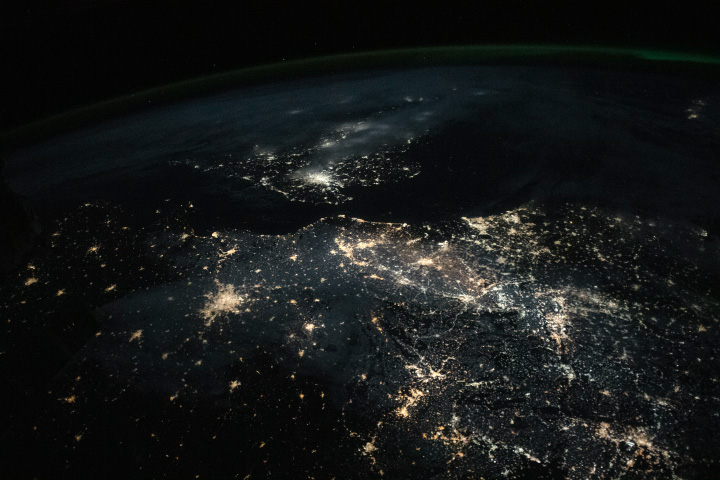
#> input picture test_images/earth_night.jpg, 720 x 480 px
$ python ellipRegersion.py   (older library calls are emulated)
#> lines starting #> are read from the running program, lines starting #| are printed output that depends on the picture; after the words box and inside, x2 and y2 are one past the last pixel; in counts of white or black regions, pixels touching at a corner belong together
import numpy as np
import matplotlib.pyplot as plt
from scipy.optimize import minimize
import cv2

def ellipse_cost(params, data):
    A, B, C, D, E, F = params
    x, y = data[:, 0], data[:, 1]
    # Compute the value of the ellipse equation for each point
    cost = (A * x**2 + B * x * y + C * y**2 + D * x + E * y + F)**2
    back_end = (int)(cost.size * -.8)
    #back_end = -9
    return np.sum(np.sort(cost)[:back_end])

# Initial guess for parameters
def fit(data):
    initial_params = [1, 0, 1, 0, 0, -1]

    # Fit the ellipse to noisy data using optimization
    result = minimize(ellipse_cost, initial_params, args=(data,))
    fitted_params = result.x

    # Extract fitted parameters
    A, B, C, D, E, F = fitted_params
    return fitted_params

# Generate fitted ellipse points for visualization
def generate_fitted_ellipse(A, B, C, D, E, F, num_points=500):
    """
    Generate points on an ellipse using parametric equations for better performance.

    Parameters:
        A, B, C, D, E, F: Coefficients of the general quadratic ellipse equation.
        num_points: Number of points to generate on the ellipse.

    Returns:
        np.array: Array of shape (num_points, 2) containing (x, y) coordinates of the ellipse.
    """
    # Generate theta values for parametric representation
    theta = np.linspace(0, 2 * np.pi, num_points)

    # Calculate the center of the ellipse using partial derivatives
    x_center = (2 * C * D - B * E) / (B**2 - 4 * A * C)
    y_center = (2 * A * E - B * D) / (B**2 - 4 * A * C)

    # Approximate semi-major and semi-minor axes
    semi_major = np.sqrt(abs(F / A))
    semi_minor = np.sqrt(abs(F / C))

    # Generate points parametrically
    x = x_center + semi_major * np.cos(theta)
    y = y_center + semi_minor * np.sin(theta)


    return plt.plot(x, y, label="Optimized Ellipse", color="red", linewidth=2)

def plot(img):
    points = np.argwhere(img == 255)
    x_coords, y_coords = points[:, 1], points[:, 0]  # Note: Flip row and column for plotting
    x_coords -=200
    y_coords -=200
    data = np.vstack((x_coords, y_coords)).T
    A, B, C, D, E, F = fit(data)

    # Plot the noisy data and fitted ellipse
    plt.figure(figsize=(8, 6))
    plt.imshow(img, cmap='gray')
    plt.scatter(x_coords, y_coords, color='green', s=.5)
    generate_fitted_ellipse(A, B, C, D, E, F)
    plt.xlabel("X")
    plt.ylabel("Y")
    #plt.axis("equal")
    plt.show()


image = cv2.imread('test_images/earth_night.jpg', 0 )
#> image: shape (480, 720); min 0, max 255, mean 23.5
threshold = 10


binary_mask = np.where(image < threshold, 255, 0).astype(np.uint8)
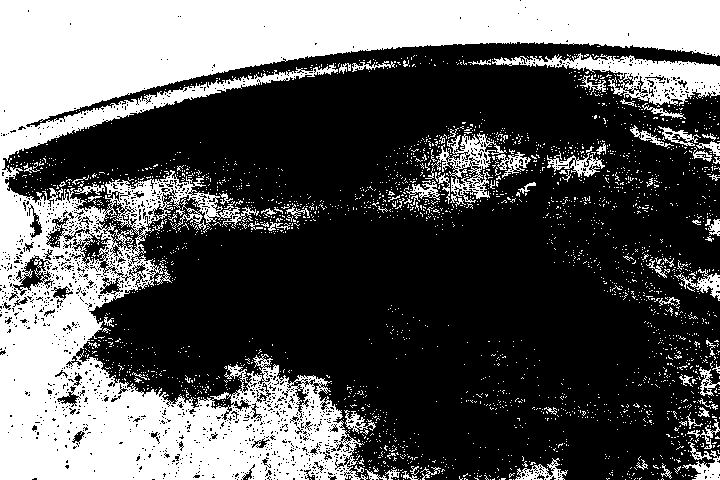
#> binary_mask: shape (480, 720); 34.9% white; 2622 white regions (2539 under 20 px), largest, box (x1, y1, x2, y2) and area: (0, 0, 720, 480) 101190, (492, 53, 720, 106) 4400, (425, 133, 507, 203) 1698
# Apply Gaussian blur to reduce noise
blurred = cv2.GaussianBlur(binary_mask, (3,3), 0)
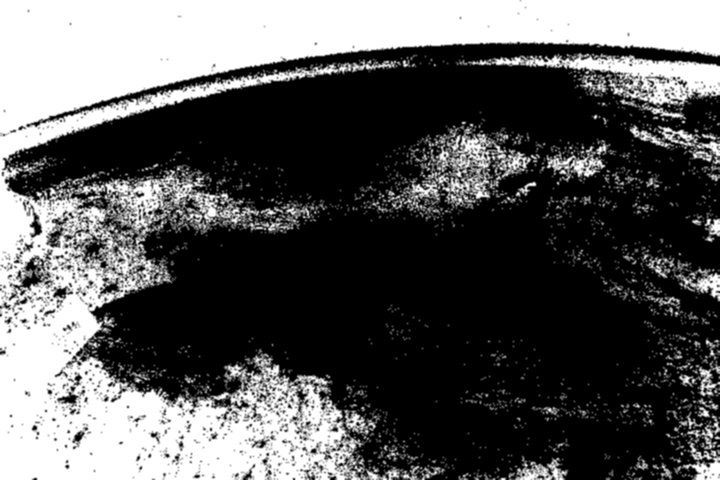
#> blurred: shape (480, 720); min 0, max 255, mean 89

# Apply Laplacian of Gaussian
log = cv2.Laplacian(blurred, cv2.CV_64F)
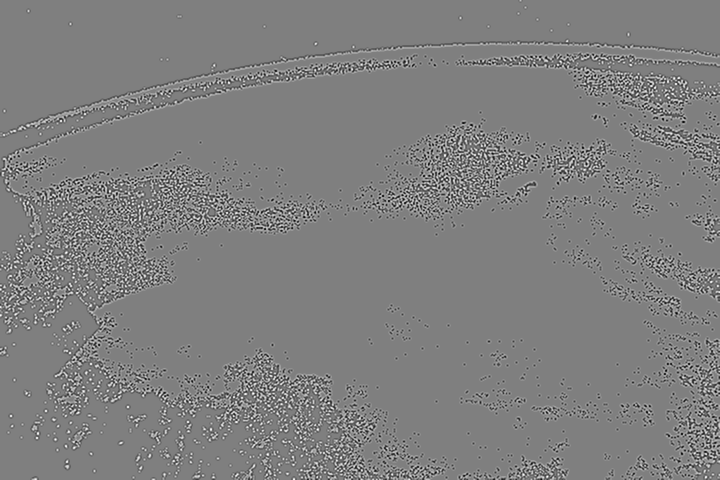
#> log: shape (480, 720) float64; min -255, max 256, mean 0; drawn with min black and max white

# Perform Canny edge detection
canny = cv2.Canny(binary_mask, 100, 200)
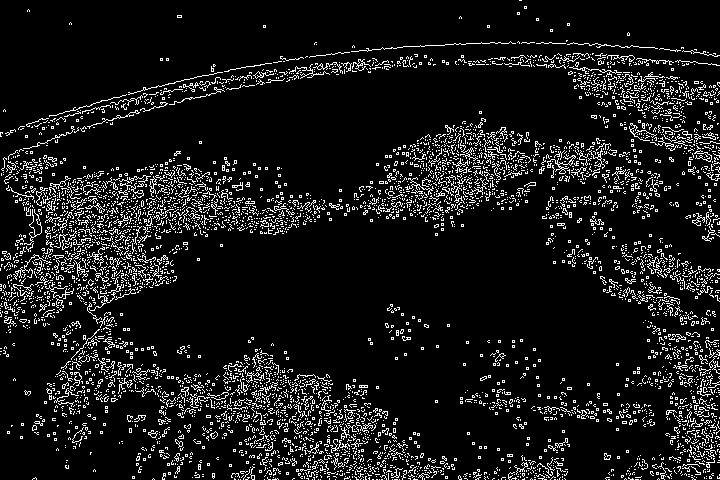
#> canny: shape (480, 720); 9.4% white in thin lines or dots
# Find zero crossings
zero_crossings = np.zeros_like(log)
zero_crossings[:-1, :-1] = np.logical_and(log[:-1, :-1] < 0, log[1:, 1:] > 0) | \
                           np.logical_and(log[:-1, :-1] > 0, log[1:, 1:] < 0)
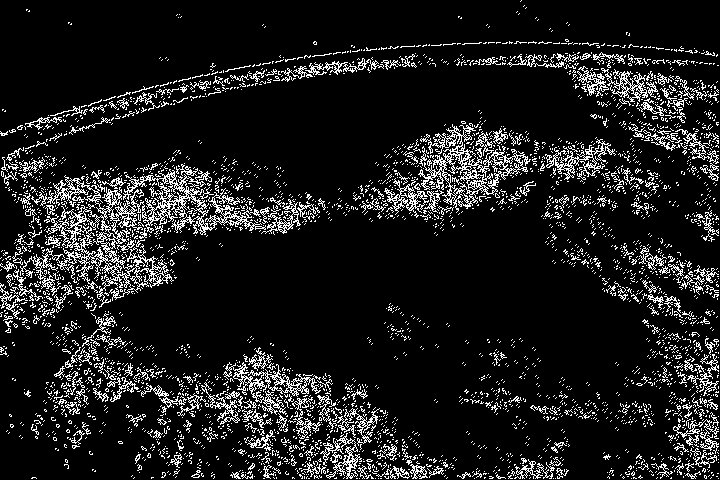
#> zero_crossings: shape (480, 720) float64; values 0 (black) and 1 (white), 11.4% white in thin lines or dots

# Apply thresholding to get strong edges
threshold = 0.1 * np.max(np.abs(log))
#> threshold = 25.6
edges = np.zeros_like(zero_crossings, dtype=np.uint8)
edges[np.abs(log) > threshold] = 255

plot(canny)
#> in plot, `points = np.argwhere(img == 255)`: points = 32643 pairs, first value 0 to 479, second value 0 to 719
#> in plot, `data = np.vstack((x_coords, y_coords)).T`: data = 32643 pairs, first value -200 to 519, second value -200 to 279
#> in fit, `result = minimize(ellipse_cost, initial_params, args=(data,))`: result = 10 items
#> in fit, `fitted_params = result.x`: fitted_params = [3e-06, 9.24e-06, 7.26e-06, -0.00132, -0.00204, 0.134]
#> in fit, `A, B, C, D, E, F = fitted_params`: A = 3e-06; B = 9.24e-06; C = 7.26e-06; D = -0.00132; E = -0.00204; F = 0.134
#> in plot, `A, B, C, D, E, F = fit(data)`: A = 3e-06; B = 9.24e-06; C = 7.26e-06; D = -0.00132; E = -0.00204; F = 0.134
#> in generate_fitted_ellipse, `x_center = (2 * C * D - B * E) / (B**2 - 4 * A * C)`: x_center = 136.9
#> in generate_fitted_ellipse, `y_center = (2 * A * E - B * D) / (B**2 - 4 * A * C)`: y_center = 53.52
#> in generate_fitted_ellipse, `semi_major = np.sqrt(abs(F / A))`: semi_major = 211.5
#> in generate_fitted_ellipse, `semi_minor = np.sqrt(abs(F / C))`: semi_minor = 136.1
#> in generate_fitted_ellipse, `x = x_center + semi_major * np.cos(theta)`: x = 500 values, max 348.5 at index 0, min -74.6 at index 249, mean 137.4
#> in generate_fitted_ellipse, `y = y_center + semi_minor * np.sin(theta)`: y = 500 values, max 189.6 at index 125, min -82.54 at index 374, mean 53.52
#> in plot, `plt.show()`:
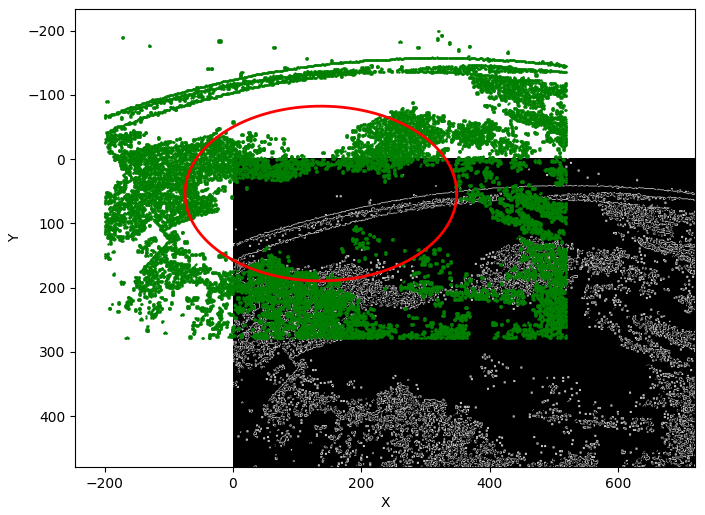
#> figure drawn by matplotlib, 1 panel

$ run again, with test_images/earth.jpg copied over test_images/earth_night.jpg
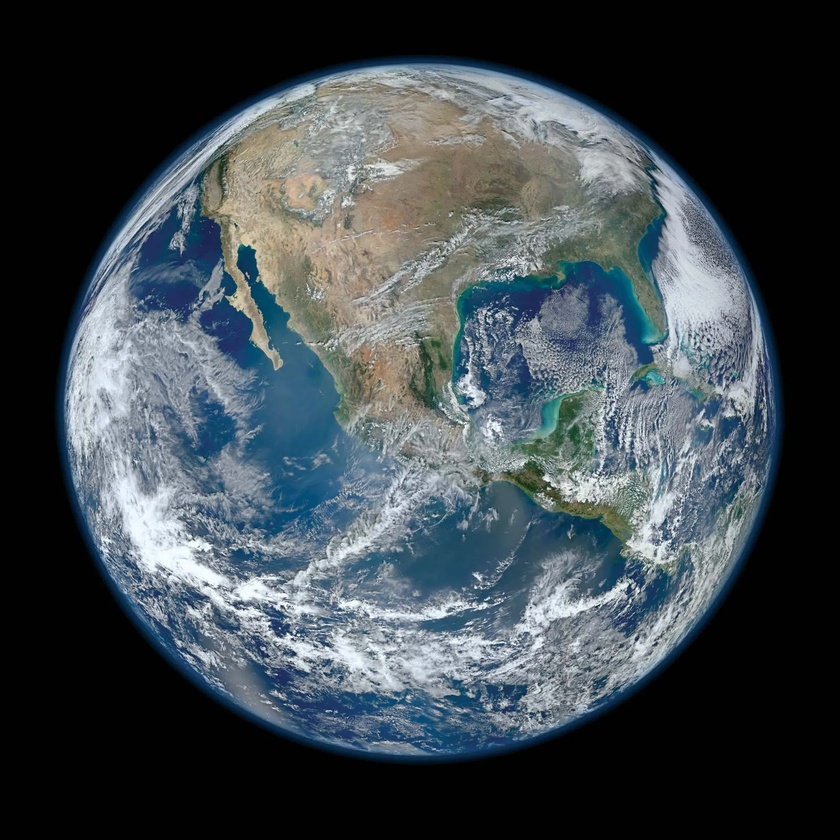
#> input picture test_images/earth.jpg, 840 x 840 px, shrunk from 1600 x 1600 before the run
#> `binary_mask = np.where(image < threshold, 255, 0).astype(np.uint8)`:
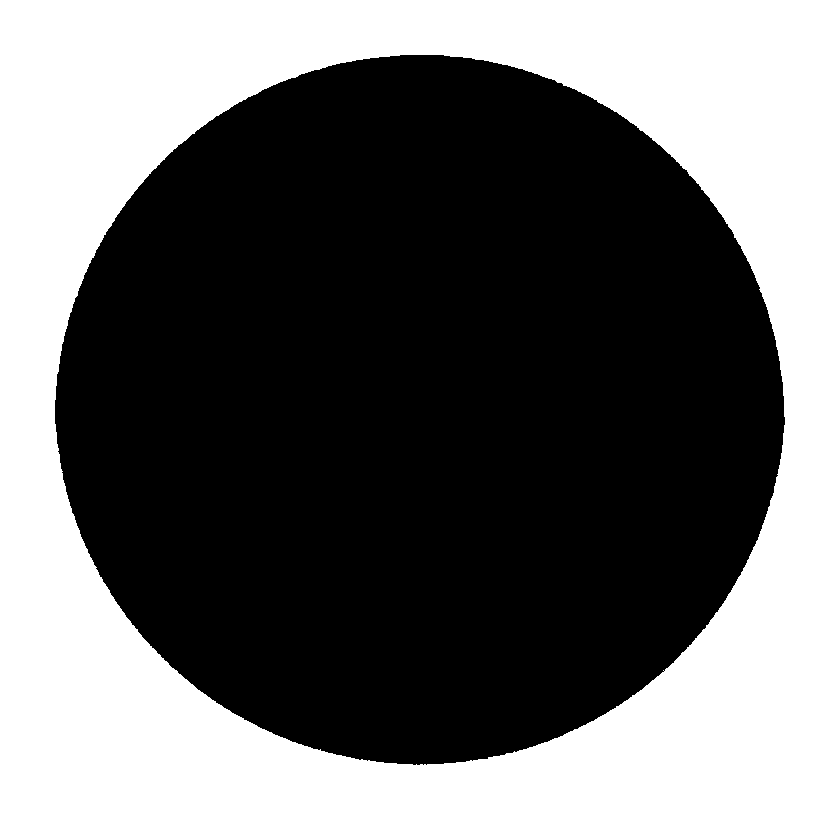
#> binary_mask: shape (840, 840); 42.9% white; 1 white region, box (x1, y1, x2, y2) and area: (0, 0, 840, 840) 302375
#> canny: shape (840, 840); 0.33% white in thin lines or dots, all inside (x1, y1, x2, y2) = (54, 54, 785, 765)
#> threshold = 12.8
#> points = 2337 pairs, first value 54 to 764, second value 54 to 784
#> in plot, `x_coords, y_coords = points[:, 1], points[:, 0]`: x_coords = 2337 values, max 784 at index 1184, min 54 at index 1153, mean 418; y_coords = 2337 values from 54 to 764
#> in plot, `x_coords -=200`: x_coords = 2337 values, max 584 at index 1184, min -146 at index 1153, mean 218
#> in plot, `y_coords -=200`: y_coords = 2337 values from -146 to 564
#> data = 2337 pairs, first value -146 to 584, second value -146 to 564
#> result = 10 items
#> fitted_params = [-0.0218, 0.00289, -0.00691, 8.92, -5.7, 4116.9]
#> in fit, `A, B, C, D, E, F = fitted_params`: A = -0.0218; B = 0.00289; C = -0.00691; D = 8.92; E = -5.7; F = 4116.9
#> in plot, `A, B, C, D, E, F = fit(data)`: A = -0.0218; B = 0.00289; C = -0.00691; D = 8.92; E = -5.7; F = 4116.9
#> x_center = 179.5
#> y_center = -374.8
#> semi_major = 434.3
#> semi_minor = 771.7
#> x = 500 values, max 613.8 at index 0, min -254.8 at index 249, mean 180.4
#> y = 500 values, max 396.9 at index 125, min -1146.5 at index 374, mean -374.8
#> in plot, `plt.show()`:
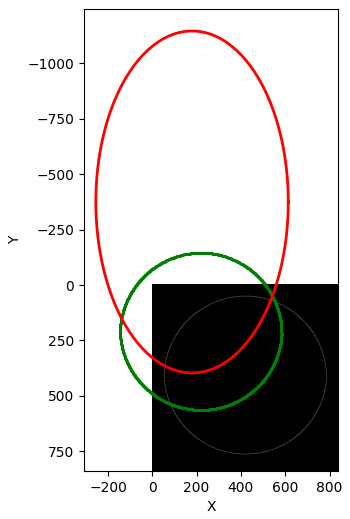
#> figure drawn by matplotlib, 1 panel

$ run again, with test_images/earth_side.jpg copied over test_images/earth_night.jpg
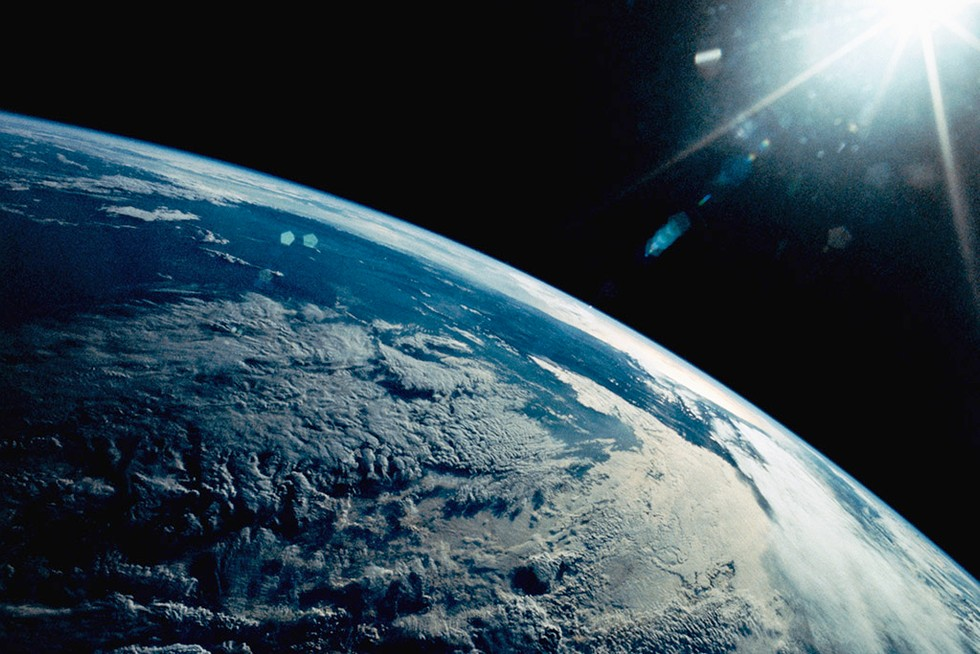
#> input picture test_images/earth_side.jpg, 980 x 654 px
#> `binary_mask = np.where(image < threshold, 255, 0).astype(np.uint8)`:
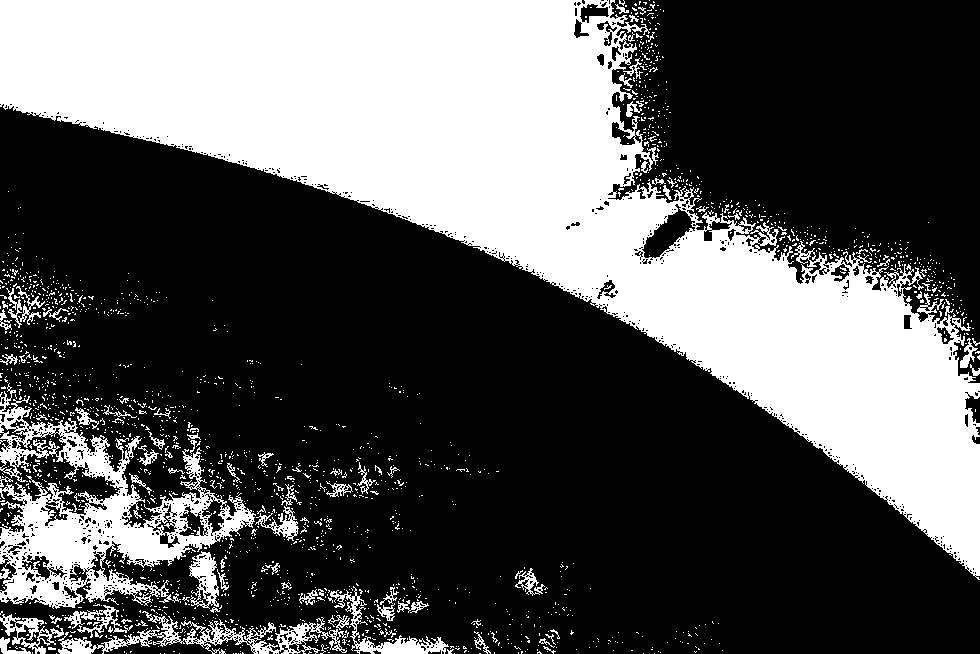
#> binary_mask: shape (654, 980); 34.5% white; 1913 white regions (1817 under 20 px), largest, box (x1, y1, x2, y2) and area: (0, 0, 980, 580) 183546, (0, 383, 256, 609) 19192, (58, 611, 349, 654) 3282
#> canny: shape (654, 980); 4.9% white in thin lines or dots
#> zero_crossings: shape (654, 980) float64; values 0 (black) and 1 (white), 6% white in thin lines or dots
#> threshold = 25.6
#> points = 31167 pairs, first value 0 to 653, second value 0 to 979
#> data = 31167 pairs, first value -200 to 779, second value -200 to 453
#> result = 10 items
#> fitted_params = [2.08e-05, 3.52e-05, 8.72e-06, -0.0139, -0.00729, 1.49]
#> in fit, `A, B, C, D, E, F = fitted_params`: A = 2.08e-05; B = 3.52e-05; C = 8.72e-06; D = -0.0139; E = -0.00729; F = 1.49
#> in plot, `A, B, C, D, E, F = fit(data)`: A = 2.08e-05; B = 3.52e-05; C = 8.72e-06; D = -0.0139; E = -0.00729; F = 1.49
#> x_center = 26.85
#> y_center = 364.1
#> semi_major = 267.4
#> semi_minor = 412.8
#> x = 500 values, max 294.3 at index 0, min -240.6 at index 249, mean 27.38
#> y = 500 values, max 776.9 at index 125, min -48.73 at index 374, mean 364.1
#> in plot, `plt.show()`:
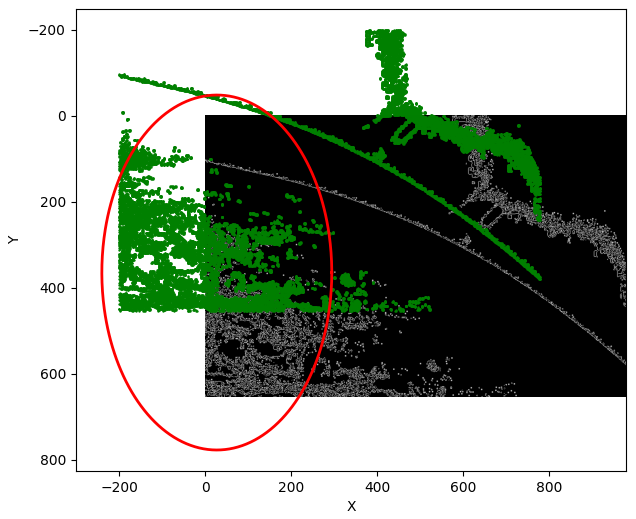
#> figure drawn by matplotlib, 1 panel
